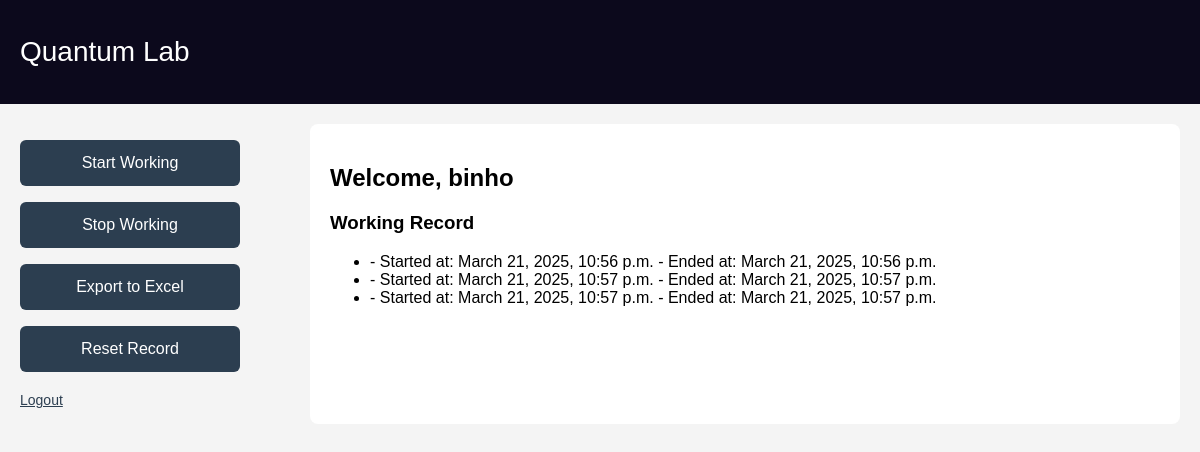
Before: /users/dashboard/ (signed in) with the older database file.
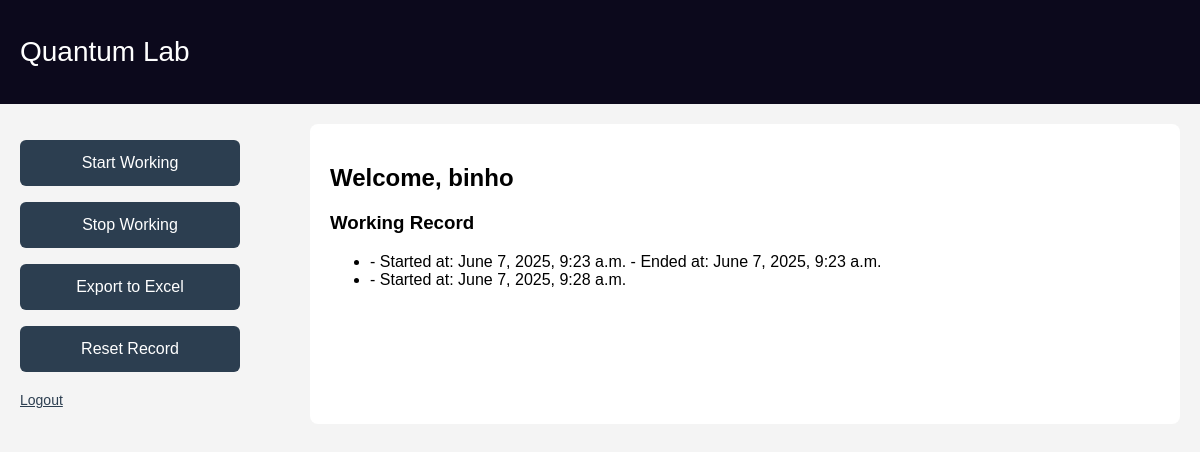
After: the same page with the newer database file.
### users/models.py (models this page shows, shortened)
class WorkSession(models.Model):
    user = models.ForeignKey(User, on_delete=models.CASCADE)
    start_time = models.DateTimeField(auto_now_add=True)
    end_time = models.DateTimeField(null=True, blank=True)

### users/views.py (the view, shortened to what this page needs)
# urls.py: path('dashboard/', views.dashboard, name='dashboard'),  # Dashboard page URL
@login_required
def dashboard(request):
    work_sessions = WorkSession.objects.filter(user=request.user)
    return render(request, 'dashboard.html', {'work_sessions': work_sessions})

### users/templates/dashboard.html (shortened to what this page needs)
<!DOCTYPE html>
<html>
<head>
    {% load static %}
</head>
<body>
    <div class="header">
        <p style="text-align: left;">
            <a href="{% url 'home' %}" style="font-size: 28px; color: white; text-decoration: none;">
                Quantum Lab
            </a>
        </p>
    </div>
    <div class="main">
        <div class="left">
            <form method="POST">
                <p>
                    <button type="submit" name="start" style="width: 220px; padding: 14px; font-size: 16px; background-color: #2c3e50; color: white; border: none; border-radius: 6px;">Start Working</button>
                </p>
                <p>
                    <button type="submit" name="stop" style="width: 220px; padding: 14px; font-size: 16px; background-color: #2c3e50; color: white; border: none; border-radius: 6px;">Stop Working</button>
                </p>
                <p>
                    <button type="submit" name="export" style="width: 220px; padding: 14px; font-size: 16px; background-color: #2c3e50; color: white; border: none; border-radius: 6px;">Export to Excel</button>
                </p>
                <p>
                    <button type="button" onclick="confirmReset()" style="width: 220px; padding: 14px; font-size: 16px; background-color: #2c3e50; color: white; border: none; border-radius: 6px;">Reset Record</button>
                </p>
            </form>
            <p style="margin-top: 20px;"><a href="/users/logout/" style="font-size: 14px; color: #2c3e50;">Logout</a></p>
        </div>
        <div class="right">
            <h2>Welcome, {{ user.username }}</h2>
                <h3>Working Record</h3>
                <ul>
                    {% for session in work_sessions %}
                        <li>{{ session.status }} - Started at: {{ session.start_time }}{% if session.end_time %} - Ended at: {{ session.end_time }}{% endif %}</li>
                    {% empty %}
                        <li>No working recorded.</li>
                    {% endfor %}
                </ul>
        </div>
    </div>
</body>
</html>

### users/templates/dashboard.html (style rules this page uses)
body { font-family: Arial, sans-serif; margin: 0; padding: 0; background-color: #f4f4f4; }
.header { text-align: left; padding: 20px; background-color:rgb(12, 9, 28); }
.main { display: flex; padding: 20px; }
.left { width: 250px; }
.left p a { display: block; margin-bottom: 10px; }
.right { flex: 1; margin-left: 40px; background-color: #ffffff; padding: 20px; border-radius: 8px; }

Changed rows visible on the page:
removed WorkSession: start_time "March 21, 2025, 10:56 p.m.", end_time "March 21, 2025, 10:56 p.m."
removed WorkSession: start_time "March 21, 2025, 10:57 p.m.", end_time "March 21, 2025, 10:57 p.m."
removed WorkSession: start_time "March 21, 2025, 10:57 p.m.", end_time "March 21, 2025, 10:57 p.m."
added WorkSession: start_time "June 7, 2025, 9:23 a.m.", end_time "June 7, 2025, 9:23 a.m."
added WorkSession: start_time "June 7, 2025, 9:28 a.m."
